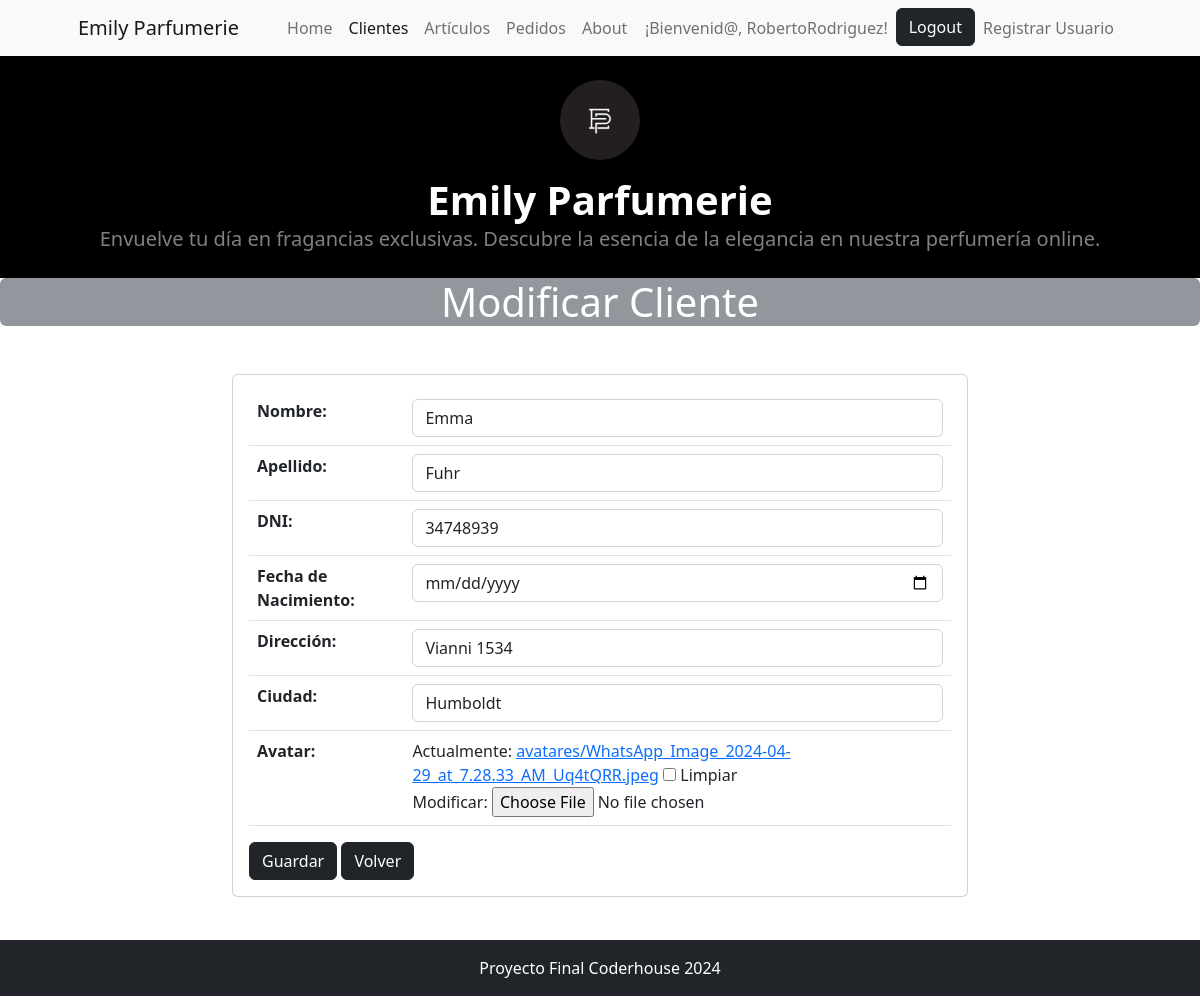
The page /cliente/cliente/update/5 (signed in) on the database its author committed.
### cliente/models.py (models this page shows, shortened)
class Cliente(models.Model):
    nombre = models.CharField(max_length=200, verbose_name='Nombre')
    apellido = models.CharField(max_length=200, verbose_name='Apellido')
    dni = models.CharField(max_length=8,verbose_name='DNI', unique=True)
    fecha_nacimiento = models.DateField(null=True, blank=True, verbose_name="Fecha de Nacimiento")
    direccion =  models.CharField(max_length=200, verbose_name='Dirección')
    ciudad =  models.CharField(max_length=200, verbose_name='Ciudad', default='',null=False)
    avatar = models.ImageField(upload_to="avatares", null=True, blank=True)
    class Meta:
        verbose_name_plural = "Clientes"
        verbose_name = 'Cliente'

### cliente/views.py (the view)
# urls.py: path("cliente/update/<int:pk>", views.ClienteUpdate.as_view(), name="cliente_update"),
@method_decorator(login_required, name='dispatch')
class ClienteUpdate(UpdateView):
    model = models.Cliente
    form_class = forms.ClienteForm
    template_name = "cliente/cliente_update.html"
    success_url = reverse_lazy("cliente:cliente_list")

### cliente/forms.py
class ClienteForm(forms.ModelForm):
    class Meta:
        model = models.Cliente
        fields = '__all__'
        widgets = {
            "nombre": forms.TextInput(attrs={"class": "form-control"}),
            "apellido": forms.TextInput(attrs={"class": "form-control"}),
            "dni": forms.TextInput(attrs={"class": "form-control"}),
            "fecha_nacimiento": forms.DateInput(attrs={"class": "form-control", "type": "date"}),
            "direccion": forms.TextInput(attrs={"class": "form-control"}),
            "ciudad": forms.TextInput(attrs={"class": "form-control"}),
        }

### cliente/templates/cliente/cliente_update.html (shortened to what this page needs)
{% extends 'core/base.html' %}
{% block titulo %}
    Modificar Cliente
{% endblock titulo %}
{% block contenido %}
<div class="container mt-5">
    <div class="row justify-content-center">
        <div class="col-md-8">
            <div class="card">
                <div class="card-body">
                    <form action="" method="post">
                        <div class="table-responsive">
                            <table class="table">
                                {{ form.as_table }}
                            </table>
                        </div>
                        <button type="submit" class="btn btn-dark">Guardar</button>
                        <a href="{% url 'cliente:cliente_list' %}" class="btn btn-dark">Volver</a>
                    </form>
                </div>
            </div>
        </div>
    </div>
</div>
{% endblock contenido %}

### core/templates/core/components/navbar.html (shortened to what this page needs)
<nav class="navbar navbar-expand-lg navbar-light bg-light">
    <div class="container px-4 px-lg-5">
        <a class="navbar-brand" href="{% url 'core:home' %}">Emily Parfumerie</a>
        <div class="collapse navbar-collapse" id="navbarSupportedContent">
            <ul class="navbar-nav me-auto mb-2 mb-lg-0 ms-lg-4">
                <li class="nav-item"><a class="nav-link {% if request.path == "/" %}active{% endif %}" aria-current="page" href="{% url 'core:home' %}">Home</a></li>
            {% if user.is_authenticated %}
                <li class="nav-item"><a class="nav-link {% if "/cliente/cliente" in request.path %}active{% endif %}" href="{% url 'cliente:home' %}">Clientes</a></li>
                <li class="nav-item"><a class="nav-link {% if "/articulo/" in request.path %}active{% endif %}" href="{% url 'articulo:home' %}">Artículos</a></li>
                <li class="nav-item"><a class="nav-link {% if "cliente/pedido" in request.path %}active{% endif %}" href="{% url 'cliente:pedidos' %}">Pedidos</a></li>
            {% else %}
                <li class="nav-item"><a class="nav-link {% if "/articulo/" in request.path %}active{% endif %}" href="{% url 'articulo:articulo_list' %}">Artículos</a></li>
            {% endif %}
                <li class="nav-item"><a class="nav-link {% if "/about/" in request.path %}active{% endif %}" href="{% url 'core:about' %}">About</a></li>
            </ul>
            <ul class="navbar-nav ml-auto">
                {% if user.is_authenticated %}
                    <li class="nav-item">
                        <a class="nav-link">¡Bienvenid@, {{ user.username }}!</a>
                    </li>
                    <li class="nav-item ">
                        <form action="{% url 'core:logout' %}" method="post">
                            <button type="submit" class="btn btn-dark ">Logout</button>
                        </form>
                    </li>
                    <li class="nav-item"><a class="nav-link {% if "/register" in request.path %}active{% endif %}" href="{% url 'core:register' %}">Registrar Usuario</a></li>
                {% else %}
                    <li class="nav-item"><a class="nav-link {% if "/login" in request.path %}active{% endif %}" href="{% url 'core:login' %}">Login</a></li>
                {% endif %}
            </ul>
        </div>
    </div>
</nav>

### rows shown on the page
Cliente: nombre "Emma", apellido "Fuhr", dni "34748939", direccion "Vianni 1534", ciudad "Humboldt"

### other values the page prints
{{ user.username }} "RobertoRodriguez"
